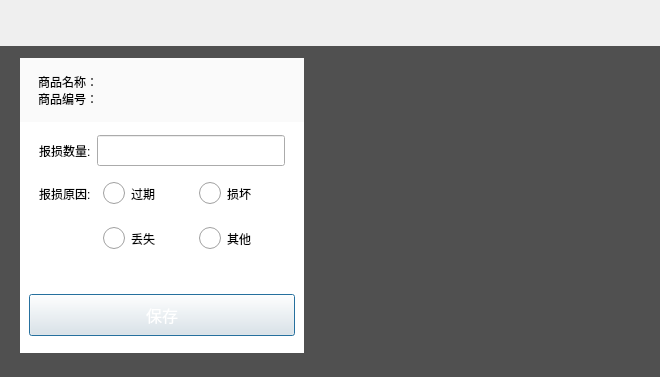
<?xml version="1.0" encoding="UTF-8"?>
<ui version="4.0">
 <class>AddReportLossDlg</class>
 <widget class="QDialog" name="AddReportLossDlg">
  <property name="geometry">
   <rect>
    <x>0</x>
    <y>0</y>
    <width>660</width>
    <height>377</height>
   </rect>
  </property>
  <property name="windowTitle">
   <string>Dialog</string>
  </property>
  <layout class="QVBoxLayout" name="verticalLayout">
   <property name="spacing">
    <number>0</number>
   </property>
   <property name="leftMargin">
    <number>0</number>
   </property>
   <property name="topMargin">
    <number>0</number>
   </property>
   <property name="rightMargin">
    <number>0</number>
   </property>
   <property name="bottomMargin">
    <number>0</number>
   </property>
   <item>
    <widget class="TitleBarWidget" name="titleWidget" native="true">
     <property name="minimumSize">
      <size>
       <width>0</width>
       <height>46</height>
      </size>
     </property>
     <property name="maximumSize">
      <size>
       <width>16777215</width>
       <height>46</height>
      </size>
     </property>
    </widget>
   </item>
   <item>
    <widget class="QWidget" name="mainWidget" native="true">
     <property name="styleSheet">
      <string notr="true">QWidget#mainWidget{
	background-color:#505050;
}</string>
     </property>
     <layout class="QHBoxLayout" name="horizontalLayout">
      <property name="leftMargin">
       <number>20</number>
      </property>
      <property name="topMargin">
       <number>12</number>
      </property>
      <property name="rightMargin">
       <number>20</number>
      </property>
      <property name="bottomMargin">
       <number>24</number>
      </property>
      <item>
       <widget class="QWidget" name="widget_2" native="true">
        <property name="minimumSize">
         <size>
          <width>284</width>
          <height>0</height>
         </size>
        </property>
        <property name="maximumSize">
         <size>
          <width>284</width>
          <height>16777215</height>
         </size>
        </property>
        <layout class="QVBoxLayout" name="verticalLayout_2">
         <property name="spacing">
          <number>0</number>
         </property>
         <property name="leftMargin">
          <number>0</number>
         </property>
         <property name="topMargin">
          <number>0</number>
         </property>
         <property name="rightMargin">
          <number>0</number>
         </property>
         <property name="bottomMargin">
          <number>0</number>
         </property>
         <item>
          <widget class="QWidget" name="saveTopWidget" native="true">
           <property name="minimumSize">
            <size>
             <width>0</width>
             <height>64</height>
            </size>
           </property>
           <property name="maximumSize">
            <size>
             <width>16777215</width>
             <height>64</height>
            </size>
           </property>
           <property name="styleSheet">
            <string notr="true">QWidget#saveTopWidget{
	background-color:#fafafa;
}</string>
           </property>
           <layout class="QVBoxLayout" name="verticalLayout_3">
            <property name="spacing">
             <number>0</number>
            </property>
            <property name="leftMargin">
             <number>18</number>
            </property>
            <property name="topMargin">
             <number>15</number>
            </property>
            <property name="rightMargin">
             <number>0</number>
            </property>
            <property name="bottomMargin">
             <number>15</number>
            </property>
            <item>
             <widget class="QLabel" name="goodsNameLabel">
              <property name="text">
               <string>商品名称：</string>
              </property>
             </widget>
            </item>
            <item>
             <widget class="QLabel" name="goodsCodeLabel">
              <property name="text">
               <string>商品编号：</string>
              </property>
             </widget>
            </item>
           </layout>
          </widget>
         </item>
         <item>
          <widget class="QWidget" name="saveMainWidget" native="true">
           <property name="styleSheet">
            <string notr="true">QWidget#saveMainWidget{
	background-color:#ffffff;
}</string>
           </property>
           <layout class="QVBoxLayout" name="verticalLayout_4">
            <item>
             <layout class="QHBoxLayout" name="horizontalLayout_2">
              <property name="spacing">
               <number>6</number>
              </property>
              <property name="leftMargin">
               <number>10</number>
              </property>
              <property name="rightMargin">
               <number>10</number>
              </property>
              <item>
               <widget class="QLabel" name="lossNoLabel">
                <property name="maximumSize">
                 <size>
                  <width>16777215</width>
                  <height>16777215</height>
                 </size>
                </property>
                <property name="text">
                 <string>报损数量:</string>
                </property>
               </widget>
              </item>
              <item>
               <widget class="QLineEdit" name="lossNoLineEdit">
                <property name="minimumSize">
                 <size>
                  <width>0</width>
                  <height>31</height>
                 </size>
                </property>
                <property name="maximumSize">
                 <size>
                  <width>16777215</width>
                  <height>16777215</height>
                 </size>
                </property>
                <property name="styleSheet">
                 <string notr="true">border-image: url(:/shareImages/editRect.png);
padding-left:10px;</string>
                </property>
               </widget>
              </item>
             </layout>
            </item>
            <item>
             <layout class="QHBoxLayout" name="horizontalLayout_3">
              <property name="leftMargin">
               <number>10</number>
              </property>
              <property name="rightMargin">
               <number>10</number>
              </property>
              <item>
               <widget class="QLabel" name="lollReasonLabel">
                <property name="maximumSize">
                 <size>
                  <width>54</width>
                  <height>16777215</height>
                 </size>
                </property>
                <property name="text">
                 <string>报损原因:</string>
                </property>
               </widget>
              </item>
              <item>
               <widget class="QRadioButton" name="outofdateBtn">
                <property name="minimumSize">
                 <size>
                  <width>0</width>
                  <height>35</height>
                 </size>
                </property>
                <property name="styleSheet">
                 <string notr="true">QRadioButton:indicator{
   width:22px;
   height:0px;

}
QRadioButton{
border:1px groove &quot;#666666&quot;;
border-radius:6px;
padding:2px 4px;
}

QRadioButton:checked{
border:2px groove &quot;#EA8852&quot;;
border-radius:6px;
padding:2px 4px;
}</string>
                </property>
                <property name="text">
                 <string>过期</string>
                </property>
               </widget>
              </item>
              <item>
               <widget class="QRadioButton" name="badBtn">
                <property name="minimumSize">
                 <size>
                  <width>0</width>
                  <height>35</height>
                 </size>
                </property>
                <property name="styleSheet">
                 <string notr="true">QRadioButton:indicator{
   width:22px;
   height:0px;

}
QRadioButton{
border:1px groove &quot;#666666&quot;;
border-radius:6px;
padding:2px 4px;
}

QRadioButton:checked{
border:2px groove &quot;#EA8852&quot;;
border-radius:6px;
padding:2px 4px;
}</string>
                </property>
                <property name="text">
                 <string>损坏</string>
                </property>
               </widget>
              </item>
             </layout>
            </item>
            <item>
             <layout class="QHBoxLayout" name="horizontalLayout_4">
              <property name="leftMargin">
               <number>10</number>
              </property>
              <property name="rightMargin">
               <number>10</number>
              </property>
              <item>
               <spacer name="horizontalSpacer_2">
                <property name="orientation">
                 <enum>Qt::Horizontal</enum>
                </property>
                <property name="sizeHint" stdset="0">
                 <size>
                  <width>54</width>
                  <height>20</height>
                 </size>
                </property>
               </spacer>
              </item>
              <item>
               <widget class="QRadioButton" name="lossBtn">
                <property name="minimumSize">
                 <size>
                  <width>90</width>
                  <height>35</height>
                 </size>
                </property>
                <property name="styleSheet">
                 <string notr="true">QRadioButton:indicator{
   width:22px;
   height:0px;

}
QRadioButton{
border:1px groove &quot;#666666&quot;;
border-radius:6px;
padding:2px 4px;
}

QRadioButton:checked{
border:2px groove &quot;#EA8852&quot;;
border-radius:6px;
padding:2px 4px;
}</string>
                </property>
                <property name="text">
                 <string>丢失</string>
                </property>
               </widget>
              </item>
              <item>
               <widget class="QRadioButton" name="anotherBtn">
                <property name="minimumSize">
                 <size>
                  <width>90</width>
                  <height>35</height>
                 </size>
                </property>
                <property name="styleSheet">
                 <string notr="true">QRadioButton:indicator{
   width:22px;
   height:0px;

}
QRadioButton{
border:1px groove &quot;#666666&quot;;
border-radius:6px;
padding:2px 4px;
}

QRadioButton:checked{
border:2px groove &quot;#EA8852&quot;;
border-radius:6px;
padding:2px 4px;
}</string>
                </property>
                <property name="text">
                 <string>其他</string>
                </property>
               </widget>
              </item>
             </layout>
            </item>
            <item>
             <widget class="QLabel" name="hintLabel">
              <property name="minimumSize">
               <size>
                <width>0</width>
                <height>18</height>
               </size>
              </property>
              <property name="maximumSize">
               <size>
                <width>16777215</width>
                <height>18</height>
               </size>
              </property>
              <property name="styleSheet">
               <string notr="true">color:red;</string>
              </property>
              <property name="text">
               <string/>
              </property>
             </widget>
            </item>
            <item>
             <widget class="QPushButton" name="saveButton">
              <property name="minimumSize">
               <size>
                <width>0</width>
                <height>42</height>
               </size>
              </property>
              <property name="maximumSize">
               <size>
                <width>16777215</width>
                <height>42</height>
               </size>
              </property>
              <property name="styleSheet">
               <string notr="true">QPushButton{
color:#ffffff;
font-size:16px;
border-image: url(:/loginImage/commonButton.png);
}

QPushButton:pressed{
border-image: url(:/loginImage/commonButtonPressed.png);
}</string>
              </property>
              <property name="text">
               <string>保存</string>
              </property>
             </widget>
            </item>
           </layout>
          </widget>
         </item>
        </layout>
       </widget>
      </item>
      <item>
       <spacer name="horizontalSpacer">
        <property name="orientation">
         <enum>Qt::Horizontal</enum>
        </property>
        <property name="sizeHint" stdset="0">
         <size>
          <width>40</width>
          <height>20</height>
         </size>
        </property>
       </spacer>
      </item>
      <item>
       <widget class="WndDigitalKeyboard" name="keyboardWidget" native="true">
        <property name="minimumSize">
         <size>
          <width>304</width>
          <height>0</height>
         </size>
        </property>
        <property name="maximumSize">
         <size>
          <width>304</width>
          <height>16777215</height>
         </size>
        </property>
       </widget>
      </item>
     </layout>
    </widget>
   </item>
  </layout>
 </widget>
 <customwidgets>
  <customwidget>
   <class>TitleBarWidget</class>
   <extends>QWidget</extends>
   <header>TitleBarWidget.h</header>
   <container>1</container>
  </customwidget>
  <customwidget>
   <class>WndDigitalKeyboard</class>
   <extends>QWidget</extends>
   <header>WndDigitalKeyboard.h</header>
   <container>1</container>
  </customwidget>
 </customwidgets>
 <resources/>
 <connections/>
</ui>
